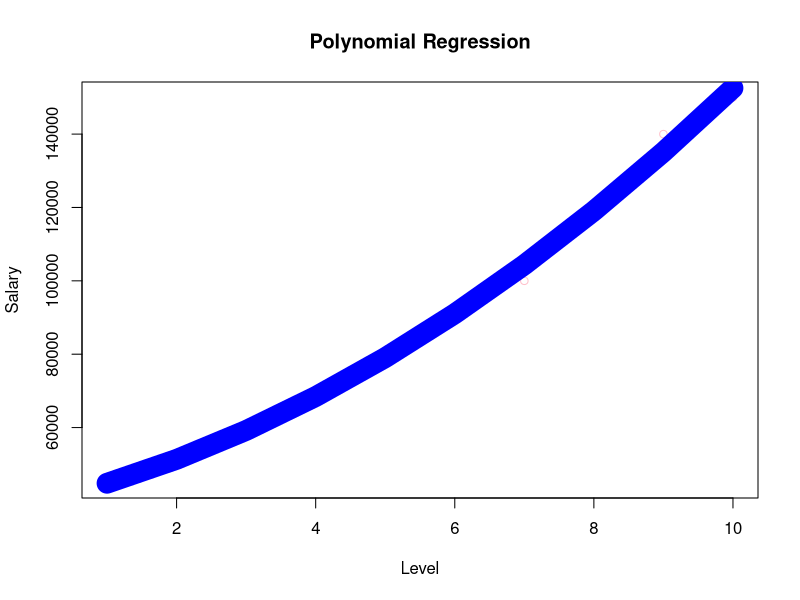

Recreate this plot in R.
#sample datas
data <- data.frame(
    level=1:10,
    salary=c(45000,50000,60000,70000,80000,90000,100000,120000,140000,150000)
)

model<-lm(salary~poly(level,2),data=data)
predicted<- predict(model,data)
plot(data$level, data$salary, main="Polynomial Regression", xlab="Level",ylab="Salary", col="Pink")
lines(data$level,predicted, col='Blue',lwd=20)
